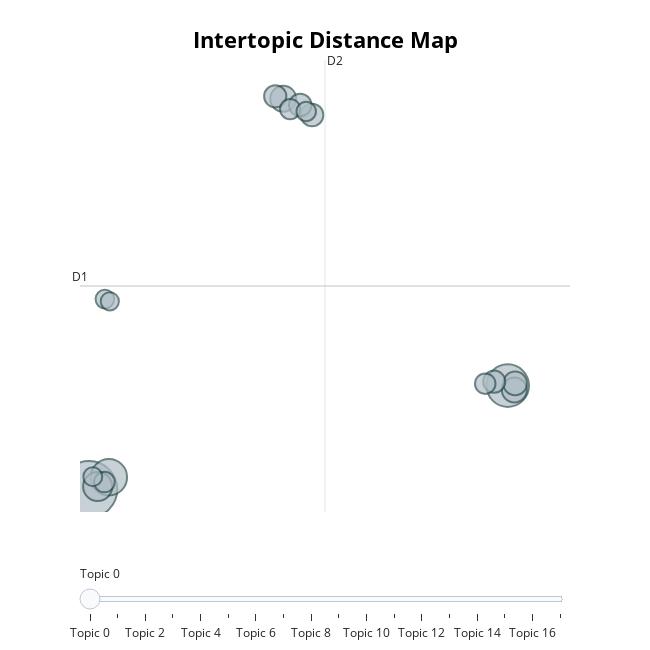

The code cell stored with this chart in its notebook:
### Code cell
BERT_model.visualize_topics()

### Figure 1 — Plotly figure (JSON) as saved in the notebook; plotly's stock layout.template omitted (floating-point values rounded to 4 significant figures)
{"data": [{"customdata": [[0, "layers | extra | gloves | thermal | hat", 609], [1, "cancelled | outdoor | appointments | go | cycle", 344], [2, "weather | go | garden | due | days", 252], [3, "extra | bedding | heated | duvet | bought", 161], [4, "day | kept | central | settings | changed", 128], [5, "plans | transport | work | driving | attend", 119], [6, "necessary | less | house go | much go | leave", 106], [7, "log burner | logs | stove | enough | fire earlier", 97], [8, "used | increased | central | heating used heating | home used", 96], [9, "turned | thermostat | boiler | heating heating | turn heating turned", 94], [10, "work | left | baby | bed earlier | spent", 93], [11, "house warm | insulation | stay | could | enough", 81], [12, "home | worked | work | home work | work home worked", 80], [13, "heating bills | worried | gas | bill | due", 78], [14, "fan | brought | room bought | extra heaters | bought electric heater", 72], [15, "windows | doors | draught | excluders | closed curtains", 68], [16, "stocked | delivery | bought | plenty food | food house", 67], [17, "warming | soups | hot | hearty | making", 63]], "hovertemplate": "<b>Topic %{customdata[0]}</b><br>%{customdata[1]}<br>Size: %{customdata[2]}", "legendgroup": "", "marker": {"color": "#B0BEC5", "line": {"color": "DarkSlateGrey", "width": 2}, "size": [609, 344, 252, 161, 128, 119, 106, 97, 96, 94, 93, 81, 80, 78, 72, 68, 67, 63], "sizemode": "area", "sizeref": 0.3806, "symbol": "circle"}, "mode": "markers", "name": "", "orientation": "v", "showlegend": false, "type": "scatter", "x": [-2.18, 13.0, -1.461, -1.867, 4.861, 13.24, 13.27, 5.907, 5.477, 4.571, 12.51, -1.621, 12.19, 5.111, 5.695, -2.044, -1.603, -1.427], "xaxis": "x", "y": [-11.89, -3.72, -10.93, -11.66, 18.86, -4.056, -3.547, 17.59, 18.37, 19.05, -3.409, -11.31, -3.566, 18.05, 17.86, -10.89, 3.089, 2.915], "yaxis": "y"}], "layout": {"annotations": [{"showarrow": false, "text": "D1", "x": -2.507, "y": 4.121, "yshift": 10}, {"showarrow": false, "text": "D2", "x": 6.376, "xshift": 10, "y": 21.91}], "height": 650, "hoverlabel": {"bgcolor": "white", "font": {"family": "Rockwell", "size": 16}}, "legend": {"itemsizing": "constant", "tracegroupgap": 0}, "margin": {"t": 60}, "shapes": [{"line": {"color": "#CFD8DC", "width": 2}, "type": "line", "x0": 6.376, "x1": 6.376, "y0": -13.67, "y1": 21.91}, {"line": {"color": "#9E9E9E", "width": 2}, "type": "line", "x0": -2.507, "x1": 15.26, "y0": 4.121, "y1": 4.121}], "sliders": [{"active": 0, "pad": {"t": 50}, "steps": [{"args": [{"marker.color": [["red", "#B0BEC5", "#B0BEC5", "#B0BEC5", "#B0BEC5", "#B0BEC5", "#B0BEC5", "#B0BEC5", "#B0BEC5", "#B0BEC5", "#B0BEC5", "#B0BEC5", "#B0BEC5", "#B0BEC5", "#B0BEC5", "#B0BEC5", "#B0BEC5", "#B0BEC5"]]}], "label": "Topic 0", "method": "update"}, {"args": [{"marker.color": [["#B0BEC5", "red", "#B0BEC5", "#B0BEC5", "#B0BEC5", "#B0BEC5", "#B0BEC5", "#B0BEC5", "#B0BEC5", "#B0BEC5", "#B0BEC5", "#B0BEC5", "#B0BEC5", "#B0BEC5", "#B0BEC5", "#B0BEC5", "#B0BEC5", "#B0BEC5"]]}], "label": "Topic 1", "method": "update"}, {"args": [{"marker.color": [["#B0BEC5", "#B0BEC5", "red", "#B0BEC5", "#B0BEC5", "#B0BEC5", "#B0BEC5", "#B0BEC5", "#B0BEC5", "#B0BEC5", "#B0BEC5", "#B0BEC5", "#B0BEC5", "#B0BEC5", "#B0BEC5", "#B0BEC5", "#B0BEC5", "#B0BEC5"]]}], "label": "Topic 2", "method": "update"}, {"args": [{"marker.color": [["#B0BEC5", "#B0BEC5", "#B0BEC5", "red", "#B0BEC5", "#B0BEC5", "#B0BEC5", "#B0BEC5", "#B0BEC5", "#B0BEC5", "#B0BEC5", "#B0BEC5", "#B0BEC5", "#B0BEC5", "#B0BEC5", "#B0BEC5", "#B0BEC5", "#B0BEC5"]]}], "label": "Topic 3", "method": "update"}, {"args": [{"marker.color": [["#B0BEC5", "#B0BEC5", "#B0BEC5", "#B0BEC5", "red", "#B0BEC5", "#B0BEC5", "#B0BEC5", "#B0BEC5", "#B0BEC5", "#B0BEC5", "#B0BEC5", "#B0BEC5", "#B0BEC5", "#B0BEC5", "#B0BEC5", "#B0BEC5", "#B0BEC5"]]}], "label": "Topic 4", "method": "update"}, {"args": [{"marker.color": [["#B0BEC5", "#B0BEC5", "#B0BEC5", "#B0BEC5", "#B0BEC5", "red", "#B0BEC5", "#B0BEC5", "#B0BEC5", "#B0BEC5", "#B0BEC5", "#B0BEC5", "#B0BEC5", "#B0BEC5", "#B0BEC5", "#B0BEC5", "#B0BEC5", "#B0BEC5"]]}], "label": "Topic 5", "method": "update"}, {"args": [{"marker.color": [["#B0BEC5", "#B0BEC5", "#B0BEC5", "#B0BEC5", "#B0BEC5", "#B0BEC5", "red", "#B0BEC5", "#B0BEC5", "#B0BEC5", "#B0BEC5", "#B0BEC5", "#B0BEC5", "#B0BEC5", "#B0BEC5", "#B0BEC5", "#B0BEC5", "#B0BEC5"]]}], "label": "Topic 6", "method": "update"}, {"args": [{"marker.color": [["#B0BEC5", "#B0BEC5", "#B0BEC5", "#B0BEC5", "#B0BEC5", "#B0BEC5", "#B0BEC5", "red", "#B0BEC5", "#B0BEC5", "#B0BEC5", "#B0BEC5", "#B0BEC5", "#B0BEC5", "#B0BEC5", "#B0BEC5", "#B0BEC5", "#B0BEC5"]]}], "label": "Topic 7", "method": "update"}, {"args": [{"marker.color": [["#B0BEC5", "#B0BEC5", "#B0BEC5", "#B0BEC5", "#B0BEC5", "#B0BEC5", "#B0BEC5", "#B0BEC5", "red", "#B0BEC5", "#B0BEC5", "#B0BEC5", "#B0BEC5", "#B0BEC5", "#B0BEC5", "#B0BEC5", "#B0BEC5", "#B0BEC5"]]}], "label": "Topic 8", "method": "update"}, {"args": [{"marker.color": [["#B0BEC5", "#B0BEC5", "#B0BEC5", "#B0BEC5", "#B0BEC5", "#B0BEC5", "#B0BEC5", "#B0BEC5", "#B0BEC5", "red", "#B0BEC5", "#B0BEC5", "#B0BEC5", "#B0BEC5", "#B0BEC5", "#B0BEC5", "#B0BEC5", "#B0BEC5"]]}], "label": "Topic 9", "method": "update"}, {"args": [{"marker.color": [["#B0BEC5", "#B0BEC5", "#B0BEC5", "#B0BEC5", "#B0BEC5", "#B0BEC5", "#B0BEC5", "#B0BEC5", "#B0BEC5", "#B0BEC5", "red", "#B0BEC5", "#B0BEC5", "#B0BEC5", "#B0BEC5", "#B0BEC5", "#B0BEC5", "#B0BEC5"]]}], "label": "Topic 10", "method": "update"}, {"args": [{"marker.color": [["#B0BEC5", "#B0BEC5", "#B0BEC5", "#B0BEC5", "#B0BEC5", "#B0BEC5", "#B0BEC5", "#B0BEC5", "#B0BEC5", "#B0BEC5", "#B0BEC5", "red", "#B0BEC5", "#B0BEC5", "#B0BEC5", "#B0BEC5", "#B0BEC5", "#B0BEC5"]]}], "label": "Topic 11", "method": "update"}, {"args": [{"marker.color": [["#B0BEC5", "#B0BEC5", "#B0BEC5", "#B0BEC5", "#B0BEC5", "#B0BEC5", "#B0BEC5", "#B0BEC5", "#B0BEC5", "#B0BEC5", "#B0BEC5", "#B0BEC5", "red", "#B0BEC5", "#B0BEC5", "#B0BEC5", "#B0BEC5", "#B0BEC5"]]}], "label": "Topic 12", "method": "update"}, {"args": [{"marker.color": [["#B0BEC5", "#B0BEC5", "#B0BEC5", "#B0BEC5", "#B0BEC5", "#B0BEC5", "#B0BEC5", "#B0BEC5", "#B0BEC5", "#B0BEC5", "#B0BEC5", "#B0BEC5", "#B0BEC5", "red", "#B0BEC5", "#B0BEC5", "#B0BEC5", "#B0BEC5"]]}], "label": "Topic 13", "method": "update"}, {"args": [{"marker.color": [["#B0BEC5", "#B0BEC5", "#B0BEC5", "#B0BEC5", "#B0BEC5", "#B0BEC5", "#B0BEC5", "#B0BEC5", "#B0BEC5", "#B0BEC5", "#B0BEC5", "#B0BEC5", "#B0BEC5", "#B0BEC5", "red", "#B0BEC5", "#B0BEC5", "#B0BEC5"]]}], "label": "Topic 14", "method": "update"}, {"args": [{"marker.color": [["#B0BEC5", "#B0BEC5", "#B0BEC5", "#B0BEC5", "#B0BEC5", "#B0BEC5", "#B0BEC5", "#B0BEC5", "#B0BEC5", "#B0BEC5", "#B0BEC5", "#B0BEC5", "#B0BEC5", "#B0BEC5", "#B0BEC5", "red", "#B0BEC5", "#B0BEC5"]]}], "label": "Topic 15", "method": "update"}, {"args": [{"marker.color": [["#B0BEC5", "#B0BEC5", "#B0BEC5", "#B0BEC5", "#B0BEC5", "#B0BEC5", "#B0BEC5", "#B0BEC5", "#B0BEC5", "#B0BEC5", "#B0BEC5", "#B0BEC5", "#B0BEC5", "#B0BEC5", "#B0BEC5", "#B0BEC5", "red", "#B0BEC5"]]}], "label": "Topic 16", "method": "update"}, {"args": [{"marker.color": [["#B0BEC5", "#B0BEC5", "#B0BEC5", "#B0BEC5", "#B0BEC5", "#B0BEC5", "#B0BEC5", "#B0BEC5", "#B0BEC5", "#B0BEC5", "#B0BEC5", "#B0BEC5", "#B0BEC5", "#B0BEC5", "#B0BEC5", "#B0BEC5", "#B0BEC5", "red"]]}], "label": "Topic 17", "method": "update"}]}], "title": {"font": {"color": "Black", "size": 22}, "text": "<b>Intertopic Distance Map</b>", "x": 0.5, "xanchor": "center", "y": 0.95, "yanchor": "top"}, "width": 650, "xaxis": {"anchor": "y", "domain": [0, 1], "range": [-2.507, 15.26], "title": {"text": ""}, "visible": false}, "yaxis": {"anchor": "x", "domain": [0, 1], "range": [-13.67, 21.91], "title": {"text": ""}, "visible": false}}}
